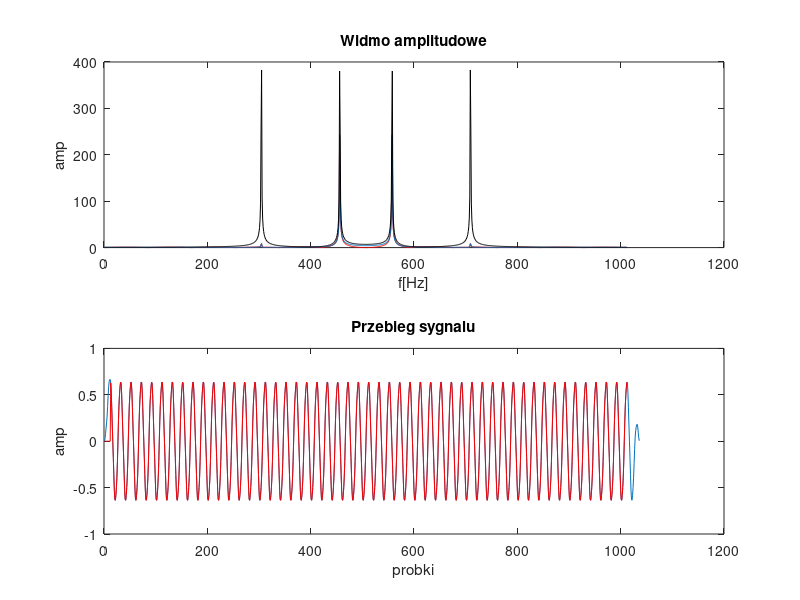

Here is the MATLAB script that generated this plot:
%Overlap Save Algorithm

clear all;
clc;
close all;

fs=100;
N=1024;
t=0:1/fs:N/fs-1/fs;

s=sin(2*pi*5*t)+sin(2*pi*20*t); %sygnal zrodlowy

Nb=32; %dlugosc segmentu sygnalu zrodlowego
fg=7; %czestotliwosc graniczna
M=13; %rzad filtra

filtr=fir1(M-1,2*fg/fs,boxcar(M)); %generowanie filtra
filtr2=[filtr zeros(1,Nb-M)];
FILTR2=fft(filtr2);

liniowy=conv(s, filtr); %splot bezposredni

%szybki splot - overlap save
L=32; %dlugosc segmentu
n=M-1; %dodawanie zer

L=ceil(log2(2*M));
L=2^L;
LS=floor((N-M+1)/(L-M+1)); %liczba segmentow
 
for i=0:LS-1
n1st=1+i*(L-(M-2)-1);
sn=s(n1st:n1st+L-1);
Sn=fft(sn);
Ys=FILTR2.*Sn;
sn=ifft(Ys);

y(n1st+M-1:n1st+M-1+(L-M))=sn(M:L);
end

figure(1)
subplot(2,1,1)
plot(abs(fftshift(fft(y))),'r'); %overlap save
title('Widmo amplitudowe');
xlabel('f[Hz]');
ylabel('amp');
hold on

plot(abs(fftshift(fft(liniowy(1:length(y)))))); %splot bezposredni
hold on;

plot(abs(fftshift(fft(s(1:length(y))))), 'k'); %widmo sygnalu zrodlowego
overlapsave=filtr2;

subplot(2,1,2)
plot(liniowy)
hold on;
plot(y, 'r')
title('Przebieg sygnalu');
xlabel('probki');
ylabel('amp');
